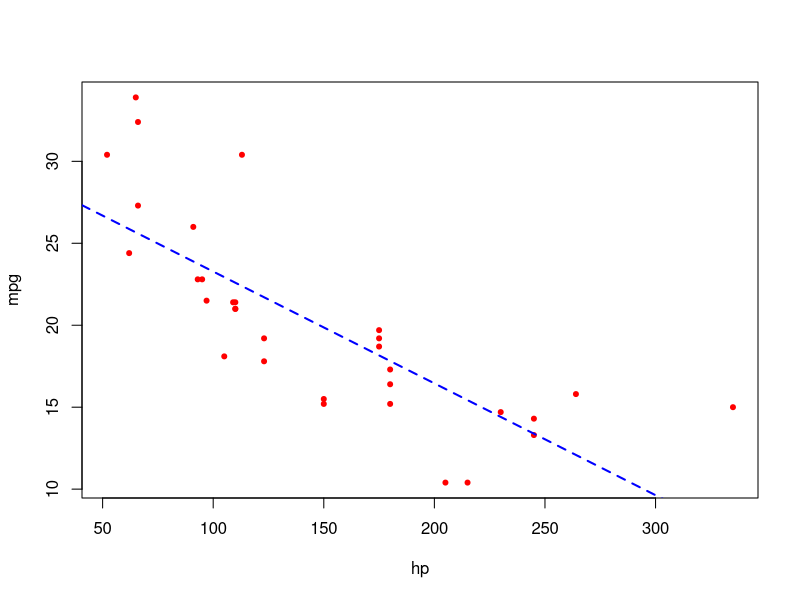

Write R code to recreate this figure.
## ---- chunk 1
data("mtcars")
attach(mtcars)
plot(mpg~hp, pch=20, col="red")
abline(lm(mpg~hp), lty=2, lwd=2, col="blue")
